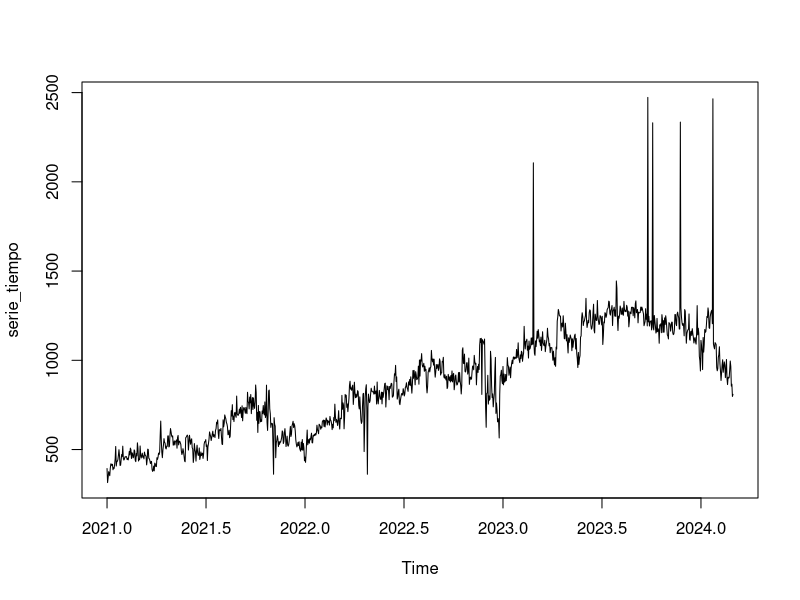
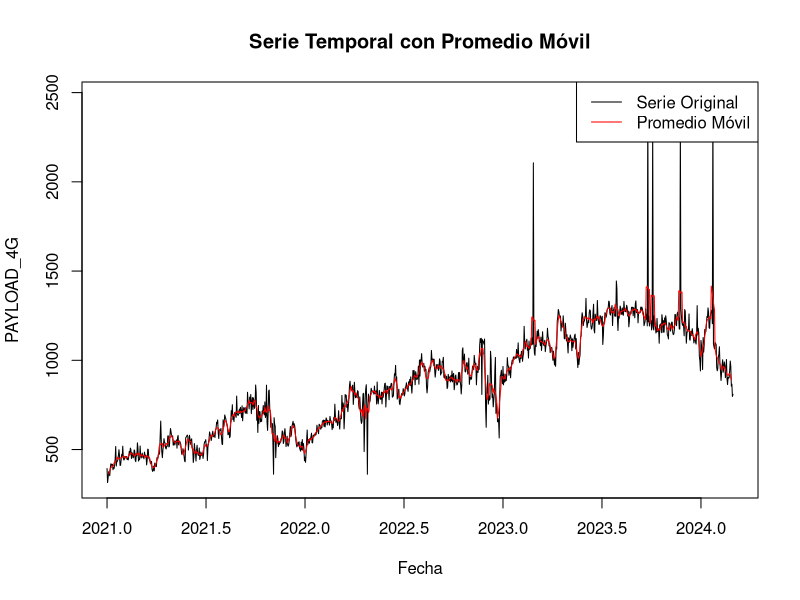
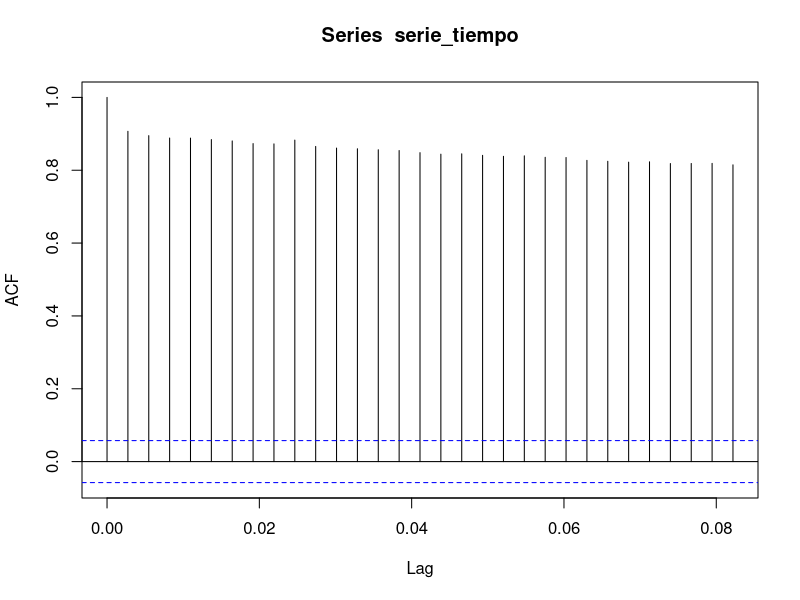
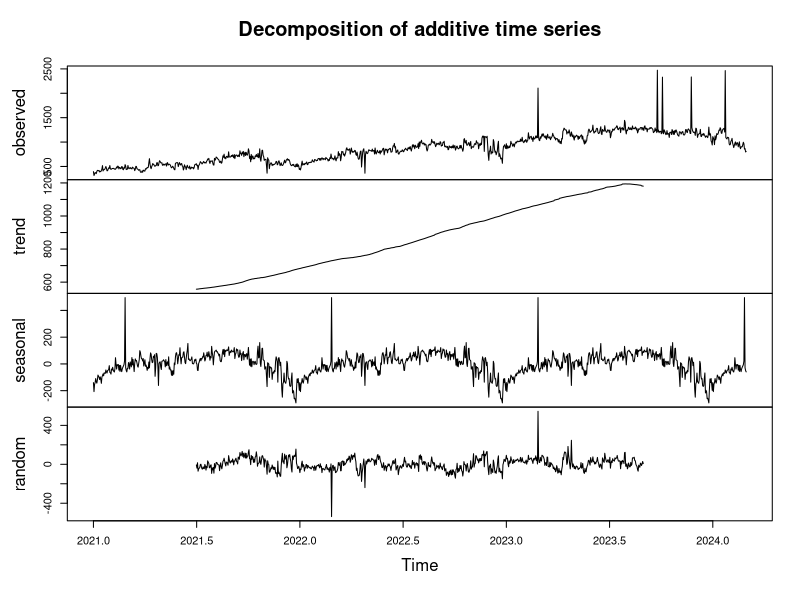

Recreate these plots in R, in order.
## ---- chunk 1
data_sitio <- read.csv("data_sitio.csv", sep = ";")
## ---- chunk 2
library(lubridate)
library(zoo)
library(TTR) # libreria promedios móviles
library(forecast) #  libreria estacionalidad y rezagos
library(tseries)

## ---- chunk 3
data_sitio$M_FECHA_DIA <- as.Date(data_sitio$M_FECHA_DIA)
data_sitio <- data_sitio[order(data_sitio$M_FECHA_DIA), ]
## ---- chunk 4

fecha_inicio <- min(data_sitio$M_FECHA_DIA)
n_dias <- as.numeric(max(data_sitio$M_FECHA_DIA) - fecha_inicio) + 1
fecha_max <- max(data_sitio$M_FECHA_DIA)
fecha_inicio
fecha_max
## ---- chunk 5
fecha_inicio
fecha_max
## ---- chunk 6
fechas_completas <- seq(fecha_inicio, by = "day", length.out = n_dias)
if(length(fechas_completas) != nrow(data_sitio)) {
  warning("Hay fechas faltantes en los datos. Deberás interpolar o manejar los valores faltantes antes de continuar.")
}
## ---- chunk 7

selected_columns <- data_sitio[, c("M_FECHA_DIA", "PAYLOAD_4G")]
head(selected_columns)
## ---- chunk 8

serie_tiempo <- ts(
    data_sitio$PAYLOAD_4G, 
    start=c(as.numeric(format(fecha_inicio, "%Y")), as.numeric(format(fecha_inicio, "%j"))),
    frequency=365
    )

## ---- chunk 9
class(serie_tiempo)
## ---- chunk 10
start_time <- start(serie_tiempo)
end_time <- end(serie_tiempo)
frequency <- frequency(serie_tiempo)
min_date <- as.Date(paste(start_time[1], start_time[2], sep="-"), "%Y-%j")
max_date <- as.Date(paste(end_time[1], (end_time[2]-1) / frequency * 365, sep="-"), "%Y-%j")

min_date
max_date

## ---- chunk 11
plot(serie_tiempo)
## ---- chunk 12
promedio_movil <- rollmean(serie_tiempo, 7, fill = NA)

plot(serie_tiempo, main="Serie Temporal con Promedio Móvil", xlab="Fecha", ylab="PAYLOAD_4G")
lines(promedio_movil, col="red")
legend("topright", legend=c("Serie Original", "Promedio Móvil"), col=c("black", "red"), lty=1)

## ---- chunk 13
acf(serie_tiempo)

## ---- chunk 14
descomposicion <- decompose(serie_tiempo)

plot(descomposicion)


write.csv(serie_tiempo, "serie_tiempo.csv", row.names = FALSE)
